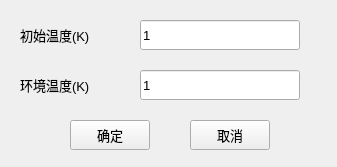
<?xml version="1.0" encoding="UTF-8"?>
<ui version="4.0">
 <class>frmTemperature</class>
 <widget class="QMainWindow" name="frmTemperature">
  <property name="geometry">
   <rect>
    <x>0</x>
    <y>0</y>
    <width>337</width>
    <height>167</height>
   </rect>
  </property>
  <property name="font">
   <font>
    <pointsize>10</pointsize>
   </font>
  </property>
  <property name="windowTitle">
   <string>温度设置</string>
  </property>
  <widget class="QWidget" name="centralwidget">
   <widget class="QPushButton" name="btnOK">
    <property name="geometry">
     <rect>
      <x>70</x>
      <y>120</y>
      <width>80</width>
      <height>30</height>
     </rect>
    </property>
    <property name="text">
     <string>确定</string>
    </property>
   </widget>
   <widget class="QPushButton" name="btnCancel">
    <property name="geometry">
     <rect>
      <x>190</x>
      <y>120</y>
      <width>80</width>
      <height>30</height>
     </rect>
    </property>
    <property name="text">
     <string>取消</string>
    </property>
   </widget>
   <widget class="QLineEdit" name="txtTemperatureEnv">
    <property name="geometry">
     <rect>
      <x>140</x>
      <y>70</y>
      <width>160</width>
      <height>30</height>
     </rect>
    </property>
    <property name="text">
     <string>1</string>
    </property>
   </widget>
   <widget class="QLabel" name="label_5">
    <property name="geometry">
     <rect>
      <x>20</x>
      <y>70</y>
      <width>111</width>
      <height>30</height>
     </rect>
    </property>
    <property name="text">
     <string>环境温度(K)</string>
    </property>
   </widget>
   <widget class="QLineEdit" name="txtTemperatureStart">
    <property name="geometry">
     <rect>
      <x>140</x>
      <y>20</y>
      <width>160</width>
      <height>30</height>
     </rect>
    </property>
    <property name="text">
     <string>1</string>
    </property>
   </widget>
   <widget class="QLabel" name="label_4">
    <property name="geometry">
     <rect>
      <x>20</x>
      <y>20</y>
      <width>111</width>
      <height>30</height>
     </rect>
    </property>
    <property name="text">
     <string>初始温度(K)</string>
    </property>
   </widget>
  </widget>
 </widget>
 <tabstops>
  <tabstop>txtTemperatureStart</tabstop>
  <tabstop>txtTemperatureEnv</tabstop>
  <tabstop>btnOK</tabstop>
  <tabstop>btnCancel</tabstop>
 </tabstops>
 <resources/>
 <connections/>
</ui>
